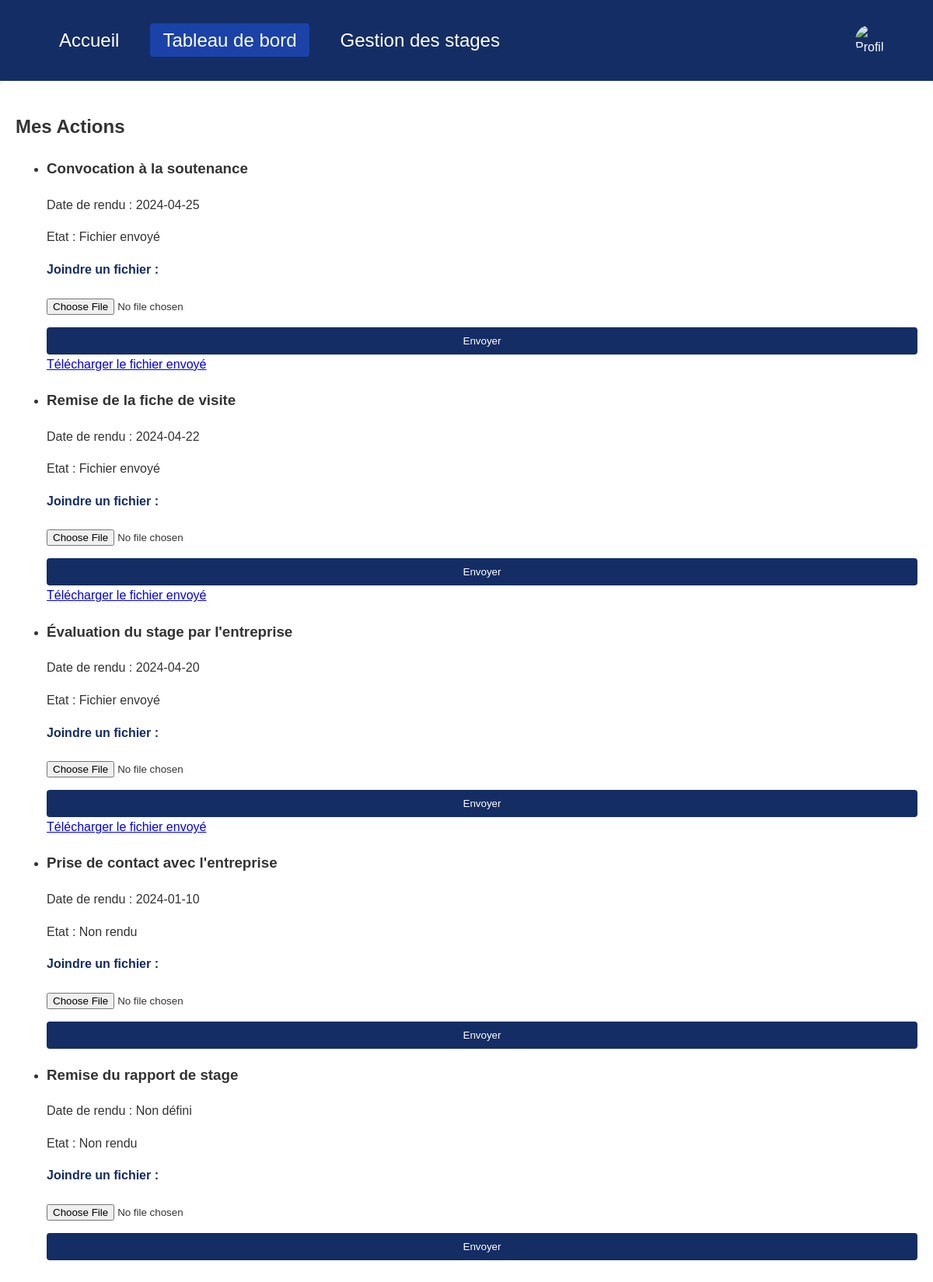
The app's page /AppStage/views/tableaudebord.php (signed in) with its own data.
### tables this page shows
CREATE TABLE `action` (
  `Id_Action` int(11) NOT NULL,
  `Id_Annee` int(11) DEFAULT NULL,
  `Id_Departement` int(11) DEFAULT NULL,
  `numSemestre` int(11) DEFAULT NULL,
  `Id_Etudiant` int(11) DEFAULT NULL,
  `Id_Stage` int(11) DEFAULT NULL,
  `Id_TypeAction` int(11) DEFAULT NULL,
  `date_realisation` date DEFAULT NULL,
  `lienDocument` text DEFAULT NULL,
  `est_notifie` tinyint(1) DEFAULT 0
);

CREATE TABLE `typeaction` (
  `Id_TypeAction` int(11) NOT NULL,
  `libelle` varchar(100) DEFAULT NULL,
  `Executant` varchar(50) DEFAULT NULL,
  `Destinataire` varchar(50) DEFAULT NULL,
  `delaiEnJours` int(11) DEFAULT NULL,
  `ReferenceDelai` varchar(50) DEFAULT NULL,
  `requisDoc` tinyint(1) DEFAULT NULL,
  `LienModeleDoc` text DEFAULT NULL
);

### AppStage/views/tdb/tdb_etudiant.php (the view, shortened to what this page needs)
<?php
require_once $_SERVER['DOCUMENT_ROOT'] . '/GestionDesStagesProject/AppStage/includes/db_connect.php';
try {
    $stmt = $pdo->prepare("
        SELECT action.*, typeaction.libelle
        FROM action
        JOIN typeaction ON action.Id_TypeAction = typeaction.Id_TypeAction
        WHERE Id_Etudiant = :id_etudiant
        ORDER BY date_realisation DESC
    ");
    $stmt->bindParam(':id_etudiant', $_SESSION['user_id'], PDO::PARAM_INT);
    $stmt->execute();
    $actions = $stmt->fetchAll(PDO::FETCH_ASSOC);
} catch (PDOException $e) {
    die("Erreur : " . $e->getMessage());
}
?>
<!DOCTYPE html>
<html lang="fr">
<head>
    <link rel="stylesheet" href="/GestionDesStagesProject/AppStage/public/css/tdb_etudiant.css">
    <link rel="stylesheet" href="/GestionDesStagesProject/AppStage/public/css/notif.css">
    <link rel="stylesheet" href="/GestionDesStagesProject/AppStage/public/css/accueil.css">
</head>
<body>
<header>
    <div class="container">
        <nav>
            <ul>
                <li><a href="../views/accueilConnect.php">Accueil</a></li>
                <li><a href="../views/tableaudebord.php" class="active">Tableau de bord</a></li>
                <li><a href="../views/gestiondestages.php">Gestion des stages</a></li>
            </ul>
        </nav>
        <div class="profile">
            <img src="/GestionDesStagesProject/AppStage/public/images/profile-icon.png" alt="Profil" id="profile-logo">
        </div>
    </div>
</header>
<main class="main-content">
    <div id="content-area">
        <h2>Mes Actions</h2>
        <?php if (!empty($actions)) : ?>
            <ul>
                <?php foreach ($actions as $action): ?>
                    <li>
                        <h3><?= htmlspecialchars($action['libelle']) ?></h3>
                        <p>Date de rendu : <?= !empty($action['date_realisation']) ? htmlspecialchars($action['date_realisation']) : 'Non défini' ?></p>
                        <p>Etat : <?= !empty($action['lienDocument']) ? 'Fichier envoyé' : 'Non rendu' ?></p>
                        <form action="/GestionDesStagesProject/AppStage/views/tdb/tdb_etudiant.php" method="post" enctype="multipart/form-data">
                            <label for="lienDocument">Joindre un fichier :</label>
                            <input type="file" name="lienDocument" id="lienDocument" required>
                            <button type="submit">Envoyer</button>
                        </form>
                        <?php if (!empty($action['lienDocument'])): ?>
                            <a href="<?= htmlspecialchars($action['lienDocument']) ?>" download>Télécharger le fichier envoyé</a>
                        <?php endif; ?>
                    </li>
                <?php endforeach; ?>
            </ul>
        <?php else : ?>
            <p>Aucune action pour le moment.</p>
        <?php endif; ?>
    </div>
</main>
</body>
</html>

### AppStage/views/tableaudebord.php (shortened to what this page needs)
<?php
    $role = $_SESSION['user_role'];
    switch ($role) {
        case 'etudiant':
            include 'tdb/tdb_etudiant.php';
            break;
    }
?>

### AppStage/public/css/tdb_etudiant.css (style rules this page uses)
body { font-family: 'Franklin Gothic Medium', 'Arial Narrow', Arial, sans-serif; margin: 0; line-height: 1.6; background-color: #f4f4f4; color: #333; }
.container { width: 90%; max-width: 1200px; margin: 0 auto; display: flex; justify-content: space-between; align-items: center; padding: 1rem; }
header { background-color: #152d65; color: #fff; padding: 1rem 0; }
nav ul { list-style: none; margin: 0; padding: 0; display: flex; }
nav li { margin-right: 1.5rem; }
nav a { color: #fff; text-decoration: none; padding: 0.5rem 1rem; border-radius: 4px; font-size: 1.1rem; transition: background-color 0.3s ease; }
nav a:hover, nav a.active { background-color: #1b42a8; }
.profile { position: relative; display: flex; align-items: center; }
.profile img { width: 40px; height: 40px; border-radius: 50%; cursor: pointer; transition: transform 0.3s ease; }
main.main-content { padding: 20px; background-color: #fff; border-radius: 8px; box-shadow: 0 2px 4px rgba(0, 0, 0, 0.1); margin-bottom: 20px; }
form { display: flex; flex-direction: column; gap: 1rem; }
label { font-weight: bold; margin-bottom: 0.5rem; color: #152d65; }
button { padding: 10px 15px; background-color: #152d65; color: #fff; border: none; border-radius: 4px; cursor: pointer; transition: background-color 0.3s ease; }

### AppStage/public/css/accueil.css (style rules this page uses)
body { font-family :'Franklin Gothic Medium', 'Arial Narrow', Arial, sans-serif; margin: 0; line-height: 1.6; background-color: #f4f4f4; }
.container { width: 90%; max-width: 1200px; margin: 0 auto; display: flex; justify-content: space-between; align-items: center; padding: 1rem; }
header { background-color: #152d65; color: #fff; padding: 1rem 0; }
nav ul { list-style: none; margin: 0; padding: 0; display: flex; }
nav li { margin-right: 1.5rem; }
nav a { color: #fff; text-decoration: none; padding: 0.5rem 1rem; border-radius: 4px; font-size: 1.5rem; transition: background-color 0.3s ease; }
nav a:hover, nav a.active { background-color: #1b42a8; }
.profile { position: relative; display: flex; align-items: center; }
.profile img { width: 40px; height: 40px; border-radius: 50%; cursor: pointer; transition: transform 0.3s ease; }

### records on screen
action: Id_TypeAction.libelle "Convocation à la soutenance", date_realisation "2024-04-25", shows "Fichier envoyé"
action: Id_TypeAction.libelle "Remise de la fiche de visite", date_realisation "2024-04-22", shows "Fichier envoyé"
action: Id_TypeAction.libelle "Évaluation du stage par l'entreprise", date_realisation "2024-04-20", shows "Fichier envoyé"
action: Id_TypeAction.libelle "Prise de contact avec l'entreprise", date_realisation "2024-01-10", shows "Non rendu"
action: Id_TypeAction.libelle "Remise du rapport de stage", shows "Non défini", shows "Non rendu"
